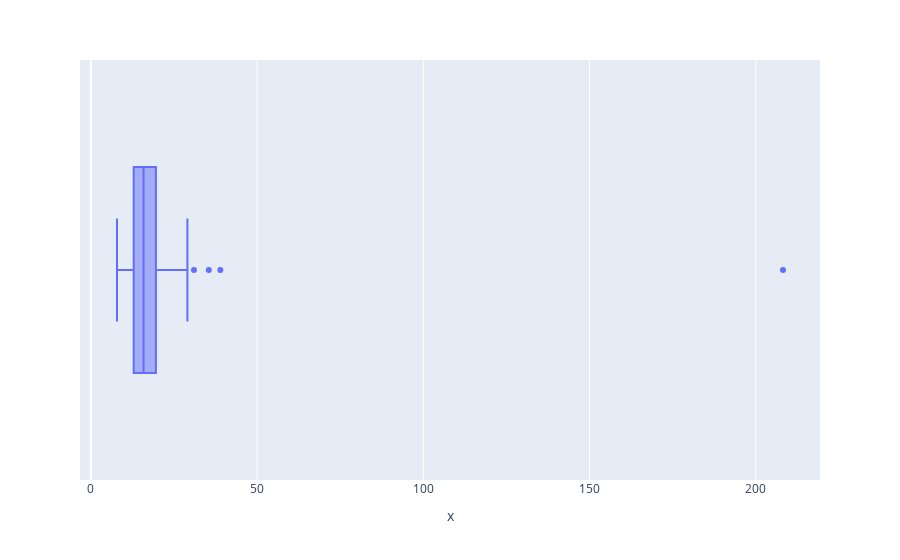

The cell this chart's notebook holds for it:
### Code cell
import plotly.express as px

# Create a boxplot using Plotly Express
fig = px.box(x=time_interval_ls)

# Show the plot
fig.show()

### Figure 1 — Plotly figure (JSON) as saved in the notebook; plotly's stock layout.template omitted (floating-point values rounded to 4 significant figures)
{"data": [{"alignmentgroup": "True", "hovertemplate": "x=%{x}<extra></extra>", "legendgroup": "", "marker": {"color": "#636efa"}, "name": "", "notched": false, "offsetgroup": "", "orientation": "h", "showlegend": false, "type": "box", "x": [20.51, 23.88, 18.7, 17.27, 19.08, 15.91, 19.28, 21.25, 16.43, 23.86, 13.86, 21.47, 15.86, 15.34, 16.85, 19.05, 18.48, 23.5, 26.47, 15.81, 13.51, 13.52, 14.12, 13.61, 18.1, 18.07, 12.94, 13.97, 19.39, 11.71, 10.9, 14.62, 7.856, 23.86, 20.24, 15.64, 23.48, 10.95, 14.1, 12.2, 12.82, 11.15, 19.08, 15.83, 12.03, 16.0, 11.52, 14.46, 20.8, 24.32, 19.54, 17.51, 11.01, 20.2, 35.47, 19.98, 18.18, 10.57, 10.51, 12.76, 10.39, 9.25, 11.08, 21.78, 15.05, 13.49, 13.81, 12.56, 10.68, 38.93, 16.89, 13.33, 19.59, 16.62, 16.75, 12.27, 18.15, 19.55, 8.24, 21.13, 16.97, 26.44, 11.98, 15.71, 13.84, 11.82, 10.36, 16.68, 9.221, 10.91, 14.81, 15.3, 14.61, 13.41, 14.02, 29.04, 208.2, 31.01, 28.65, 24.71], "x0": " ", "xaxis": "x", "y0": " ", "yaxis": "y"}], "layout": {"boxmode": "group", "legend": {"tracegroupgap": 0}, "margin": {"t": 60}, "xaxis": {"anchor": "y", "domain": [0, 1], "title": {"text": "x"}}, "yaxis": {"anchor": "x", "domain": [0, 1]}}}
